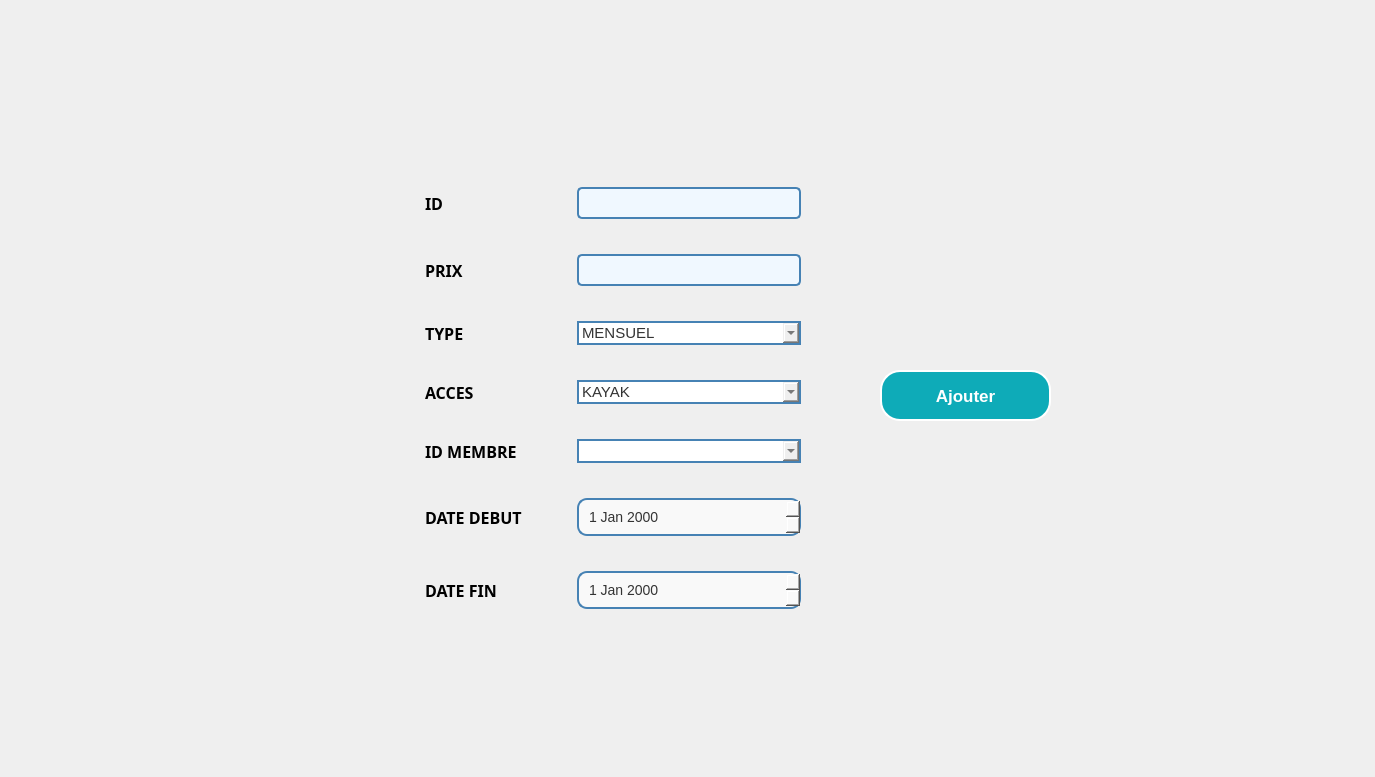
      <widget class="QWidget" name="tab">
       <property name="minimumSize">
        <size>
         <width>1366</width>
         <height>768</height>
        </size>
       </property>
       <attribute name="title">
        <string>Ajouter</string>
       </attribute>
       <widget class="QLabel" name="label_3">
        <property name="geometry">
         <rect>
          <x>0</x>
          <y>0</y>
          <width>1366</width>
          <height>768</height>
         </rect>
        </property>
        <property name="styleSheet">
         <string notr="true"/>
        </property>
        <property name="text">
         <string/>
        </property>
        <property name="pixmap">
         <pixmap resource="image/image.qrc">:/background_3.png</pixmap>
        </property>
        <property name="scaledContents">
         <bool>true</bool>
        </property>
       </widget>
       <widget class="QWidget" name="formLayoutWidget">
        <property name="geometry">
         <rect>
          <x>380</x>
          <y>170</y>
          <width>520</width>
          <height>492</height>
         </rect>
        </property>
        <layout class="QFormLayout" name="formLayout_4">
         <property name="horizontalSpacing">
          <number>55</number>
         </property>
         <property name="verticalSpacing">
          <number>35</number>
         </property>
         <property name="leftMargin">
          <number>45</number>
         </property>
         <property name="topMargin">
          <number>17</number>
         </property>
         <property name="rightMargin">
          <number>99</number>
         </property>
         <property name="bottomMargin">
          <number>41</number>
         </property>
         <item row="0" column="0">
          <widget class="QLabel" name="label_34">
           <property name="font">
            <font>
             <family>Bell MT</family>
             <pointsize>12</pointsize>
             <weight>75</weight>
             <bold>true</bold>
            </font>
           </property>
           <property name="text">
            <string>ID</string>
           </property>
          </widget>
         </item>
         <item row="0" column="1">
          <widget class="QLineEdit" name="id_ab">
           <property name="styleSheet">
            <string notr="true">/* Style général du formulaire */
QLineEdit {
    border: 2px solid #4682B4; /* Bordure bleue */
    border-radius: 5px; /* Coins arrondis */
    padding: 5px; /* Espace intérieur */
    font-size: 14px; /* Taille de la police */
    font-family: &quot;Arial&quot;, sans-serif; /* Police de caractère */
    color: #4682B4; /* Couleur du texte */
    background-color: #F0F8FF; /* Couleur de fond */
}

/* Style lorsque le champ de formulaire est en focus */
QLineEdit:focus {
    border-color: #1E90FF; /* Bordure bleu clair en focus */
}

/* Style pour les champs désactivés */
QLineEdit:disabled {
    color: #808080; /* Texte gris pour les champs désactivés */
    background-color: #F5F5F5; /* Fond gris clair pour les champs désactivés */
}
</string>
           </property>
          </widget>
         </item>
         <item row="1" column="0">
          <widget class="QLabel" name="label_37">
           <property name="font">
            <font>
             <family>Bell MT</family>
             <pointsize>12</pointsize>
             <weight>75</weight>
             <bold>true</bold>
            </font>
           </property>
           <property name="text">
            <string>PRIX</string>
           </property>
          </widget>
         </item>
         <item row="1" column="1">
          <widget class="QLineEdit" name="prix_ab">
           <property name="styleSheet">
            <string notr="true">/* Style général du formulaire */
QLineEdit {
    border: 2px solid #4682B4; /* Bordure bleue */
    border-radius: 5px; /* Coins arrondis */
    padding: 5px; /* Espace intérieur */
    font-size: 14px; /* Taille de la police */
    font-family: &quot;Arial&quot;, sans-serif; /* Police de caractère */
    color: #4682B4; /* Couleur du texte */
    background-color: #F0F8FF; /* Couleur de fond */
}

/* Style lorsque le champ de formulaire est en focus */
QLineEdit:focus {
    border-color: #1E90FF; /* Bordure bleu clair en focus */
}

/* Style pour les champs désactivés */
QLineEdit:disabled {
    color: #808080; /* Texte gris pour les champs désactivés */
    background-color: #F5F5F5; /* Fond gris clair pour les champs désactivés */
}
</string>
           </property>
          </widget>
         </item>
         <item row="2" column="0">
          <widget class="QLabel" name="label_35">
           <property name="font">
            <font>
             <family>Bell MT</family>
             <pointsize>12</pointsize>
             <weight>75</weight>
             <bold>true</bold>
            </font>
           </property>
           <property name="text">
            <string>TYPE</string>
           </property>
          </widget>
         </item>
         <item row="2" column="1">
          <widget class="QComboBox" name="type_ab">
           <property name="font">
            <font>
             <pointsize>-1</pointsize>
            </font>
           </property>
           <property name="styleSheet">
            <string notr="true">QComboBox {
    border: 2px solid #4682B4; /* Bordure de couleur 0EABB8 */
    font-size: 15px; /* Taille de la police */
    color: #333; /* Couleur du texte */
}</string>
           </property>
           <item>
            <property name="text">
             <string>MENSUEL</string>
            </property>
           </item>
           <item>
            <property name="text">
             <string>SAISONIER</string>
            </property>
           </item>
           <item>
            <property name="text">
             <string>ANNUEL</string>
            </property>
           </item>
          </widget>
         </item>
         <item row="3" column="0">
          <widget class="QLabel" name="label_36">
           <property name="font">
            <font>
             <family>Bell MT</family>
             <pointsize>12</pointsize>
             <weight>75</weight>
             <bold>true</bold>
            </font>
           </property>
           <property name="text">
            <string>ACCES </string>
           </property>
          </widget>
         </item>
         <item row="3" column="1">
          <widget class="QComboBox" name="acces_ab">
           <property name="styleSheet">
            <string notr="true">QComboBox {
    border: 2px solid #4682B4; /* Bordure de couleur 0EABB8 */
    font-size: 15px; /* Taille de la police */
    color: #333; /* Couleur du texte */
}</string>
           </property>
           <item>
            <property name="text">
             <string>KAYAK</string>
            </property>
           </item>
           <item>
            <property name="text">
             <string>SURFF</string>
            </property>
           </item>
           <item>
            <property name="text">
             <string>PLONGEE SOUS MARINE</string>
            </property>
           </item>
          </widget>
         </item>
         <item row="4" column="0">
          <widget class="QLabel" name="label_38">
           <property name="font">
            <font>
             <family>Bell MT</family>
             <pointsize>12</pointsize>
             <weight>75</weight>
             <bold>true</bold>
            </font>
           </property>
           <property name="text">
            <string>ID MEMBRE</string>
           </property>
          </widget>
         </item>
         <item row="4" column="1">
          <widget class="QComboBox" name="combobox_mb">
           <property name="font">
            <font>
             <pointsize>-1</pointsize>
            </font>
           </property>
           <property name="styleSheet">
            <string notr="true">QComboBox {
    border: 2px solid  #4682B4; /* Bordure de couleur 0EABB8 */
    font-size: 15px; /* Taille de la police */
    color: #333; /* Couleur du texte */
}</string>
           </property>
          </widget>
         </item>
         <item row="5" column="0">
          <widget class="QLabel" name="label_33">
           <property name="font">
            <font>
             <family>Bell MT</family>
             <pointsize>12</pointsize>
             <weight>75</weight>
             <bold>true</bold>
            </font>
           </property>
           <property name="text">
            <string>DATE DEBUT</string>
           </property>
          </widget>
         </item>
         <item row="5" column="1">
          <widget class="QDateEdit" name="date_deb">
           <property name="styleSheet">
            <string notr="true">QDateEdit {
    background-color: #f9f9f9; /* Couleur de fond */
    border: 2px solid  #4682B4; /* Bordure */
    border-radius: 10px; /* Coins arrondis */
    padding: 8px; /* Espace interne */
    font-size: 14px; /* Taille de la police */
    color: #333; /* Couleur du texte */
}

QDateEdit::drop-down {
    width: 16px; /* Largeur de l'icône */
    height: 16px; /* Hauteur de l'icône */
    subcontrol-origin: padding; /* Position de l'icône */
    subcontrol-position: right center; /* Position de l'icône */
    right: 8px; /* Marge de droite */
    image: url(:/icons/calendar.png); /* Icône du calendrier */
}

QDateEdit::down-arrow {
    image: none; /* Supprimer l'icône par défaut */
}

QDateEdit:focus {
    border-color: #70a0d4; /* Bordure lorsqu'en focus */
    box-shadow: 0px 0px 5px #70a0d4; /* Ombre lorsqu'en focus */
}
</string>
           </property>
          </widget>
         </item>
         <item row="6" column="0">
          <widget class="QLabel" name="label_32">
           <property name="font">
            <font>
             <family>Bell MT</family>
             <pointsize>12</pointsize>
             <weight>75</weight>
             <bold>true</bold>
            </font>
           </property>
           <property name="text">
            <string>DATE FIN</string>
           </property>
          </widget>
         </item>
         <item row="6" column="1">
          <widget class="QDateEdit" name="date_fin">
           <property name="styleSheet">
            <string notr="true">QDateEdit {
    background-color: #f9f9f9; /* Couleur de fond */
    border: 2px solid  #4682B4; /* Bordure */
    border-radius: 10px; /* Coins arrondis */
    padding: 8px; /* Espace interne */
    font-size: 14px; /* Taille de la police */
    color: #333; /* Couleur du texte */
}

QDateEdit::drop-down {
    width: 16px; /* Largeur de l'icône */
    height: 16px; /* Hauteur de l'icône */
    subcontrol-origin: padding; /* Position de l'icône */
    subcontrol-position: right center; /* Position de l'icône */
    right: 8px; /* Marge de droite */
    image: url(:/icons/calendar.png); /* Icône du calendrier */
}

QDateEdit::down-arrow {
    image: none; /* Supprimer l'icône par défaut */
}

QDateEdit:focus {
    border-color: #70a0d4; /* Bordure lorsqu'en focus */
    box-shadow: 0px 0px 5px #70a0d4; /* Ombre lorsqu'en focus */
}
</string>
           </property>
          </widget>
         </item>
        </layout>
       </widget>
       <widget class="QPushButton" name="soumetre_ab">
        <property name="enabled">
         <bool>true</bool>
        </property>
        <property name="geometry">
         <rect>
          <x>880</x>
          <y>370</y>
          <width>171</width>
          <height>51</height>
         </rect>
        </property>
        <property name="font">
         <font>
          <family>Arial</family>
          <pointsize>13</pointsize>
          <weight>75</weight>
          <bold>true</bold>
         </font>
        </property>
        <property name="autoFillBackground">
         <bool>false</bool>
        </property>
        <property name="styleSheet">
         <string notr="true">/* Styles généraux du bouton */
QPushButton {
    background-color: #0EABB8; /* Bleu clair pour représenter l'eau */
    border: 2px solid #ffffff; /* Bordure bleue */
    color: #ffffff; /* Texte blanc */
    padding: 10px ; /* Espacement intérieur */

    font-weight: bold; /* Police en gras */
    border-radius: 20px; /* Bordure arrondie */
    outline: none; /* Supprime la bordure de focus */
  
    overflow: hidden; /* Cache le contenu débordant */
    transition: background-color 0.3s, color 0.3s; /* Transition des couleurs */
}

/* Style au survol du bouton */
QPushButton:hover {
    background-color: #ffffff; /* Fond devient blanc */
    color: #0EABB8; /* Texte devient bleu clair */
}

/* Style au clic du bouton */
QPushButton:pressed {
    background-color: #ffffff; /* Fond devient blanc lors du clic */
    color: #0EABB8; /* Texte devient bleu clair lors du clic */
}

/* Animation pour le pseudo-élément :after */
QPushButton::after {
    content: ''; /* Contenu vide */
    position: absolute; /* Position absolue */
    width: 100%; /* Largeur à 100% */
    height: 100%; /* Hauteur à 100% */
    background-color: rgba(255, 255, 255, 0.3); /* Fond semi-transparent */
    top: 50%; /* Positionnement au centre vertical */
    left: 50%; /* Positionnement au centre horizontal */
    border-radius: 50%; /* Bordure arrondie */
    transform: translate(-50%, -50%) scale(0); /* Réduit l'échelle à 0 */
    transition: transform 0.5s ease; /* Transition de l'échelle */
}

/* Animation au survol du bouton */
QPushButton:hover::after {
    transform: translate(-50%, -50%) scale(2); /* Augmente l'échelle à 2 */
}
</string>
        </property>
        <property name="text">
         <string>Ajouter</string>
        </property>
        <property name="icon">
         <iconset>
          <normaloff>../Downloads/anyrgb.com.png</normaloff>../Downloads/anyrgb.com.png</iconset>
        </property>
        <property name="autoDefault">
         <bool>true</bool>
        </property>
       </widget>
      </widget>
